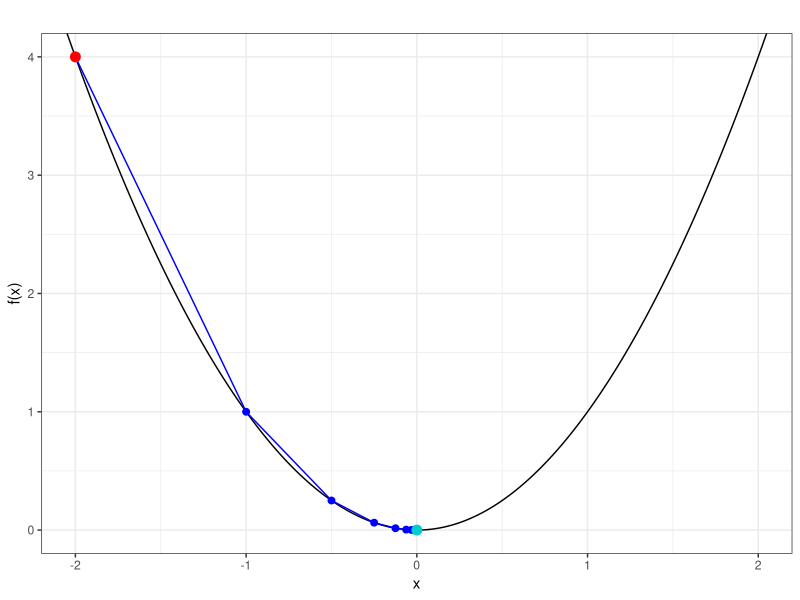
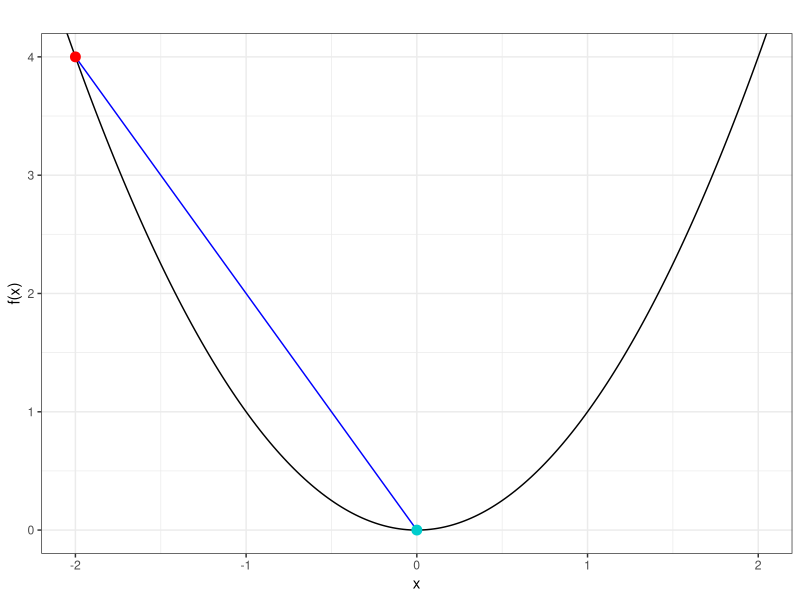
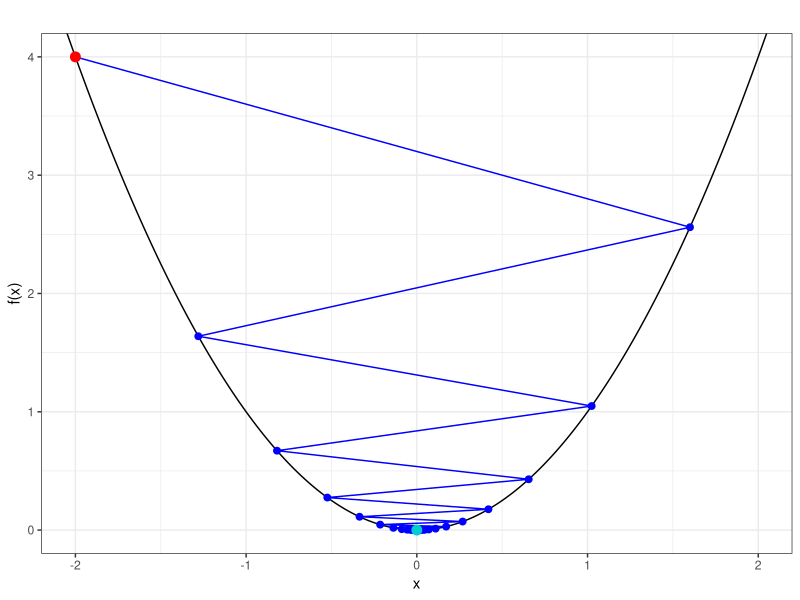
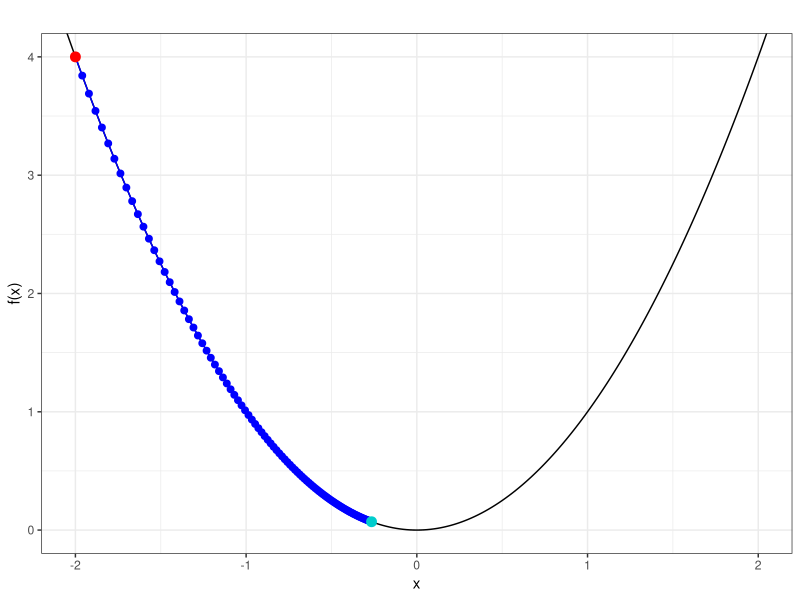
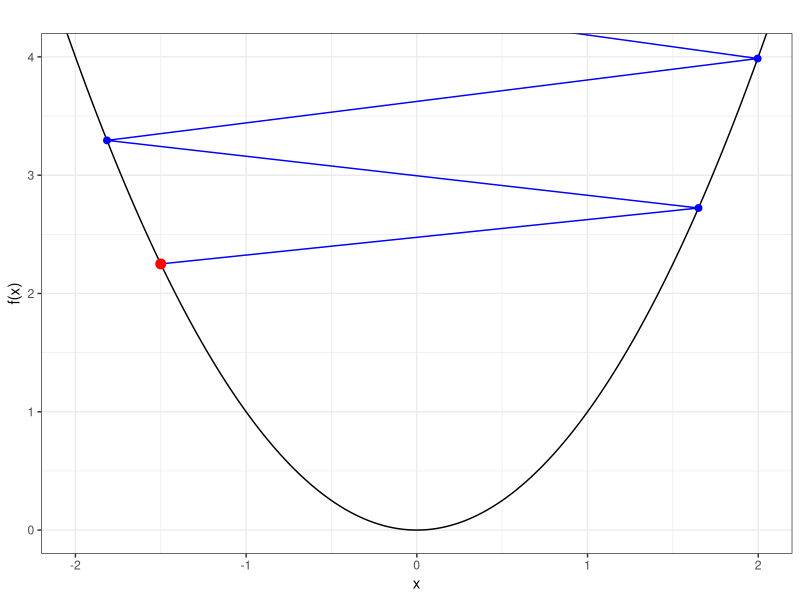
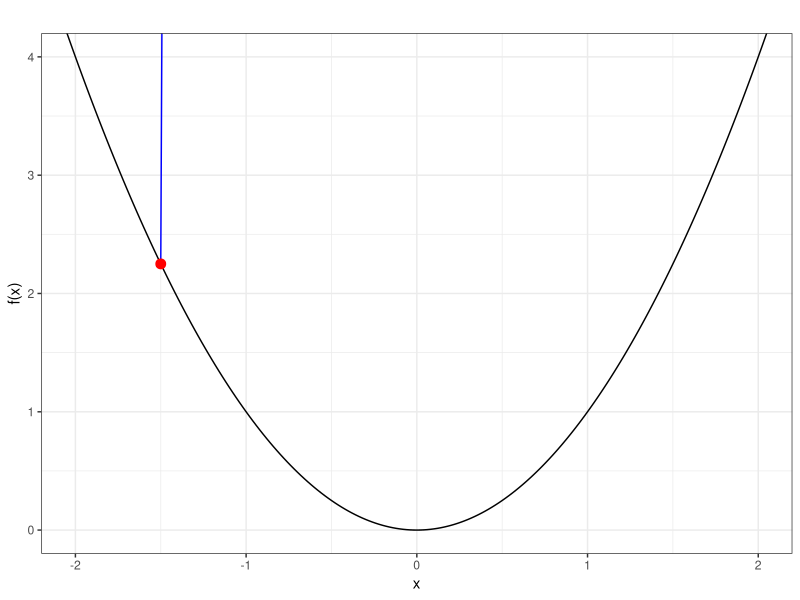
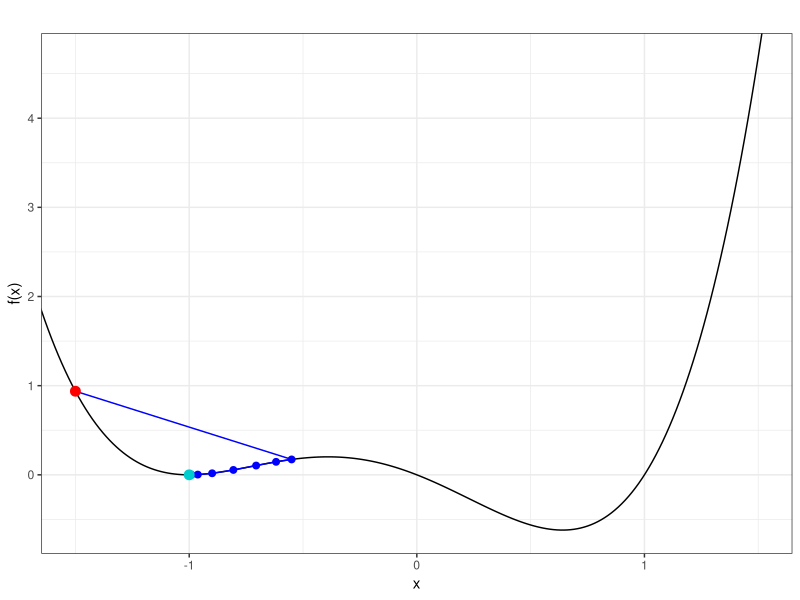
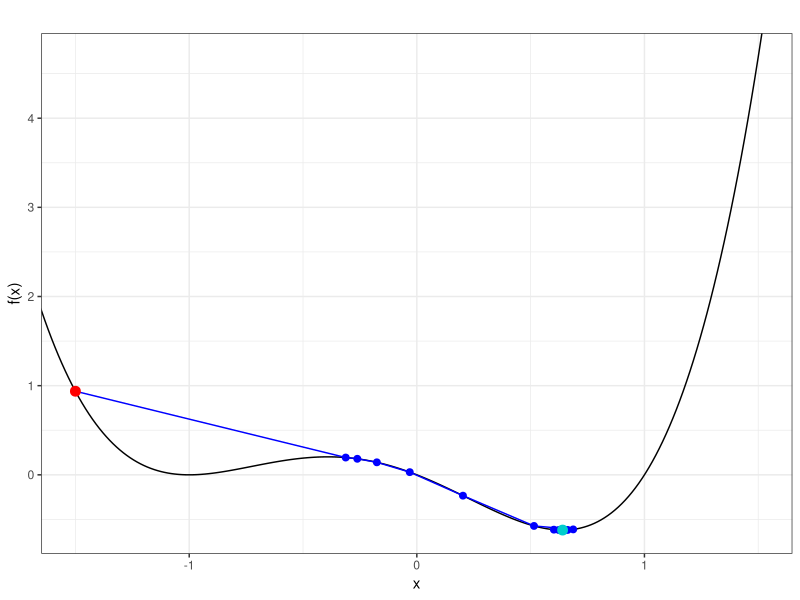

Write the R code that produced these figures, in order.
## ---- chunk 1
#| message: false
#| warning: false
#| include: false

knitr::opts_chunk$set(
  fig.align = "center", fig.retina = 2, dpi = 150,
  out.width = "100%"
)

library(bench)
library(tidyverse)
ggplot2::theme_set(ggplot2::theme_bw())

options(width = 70)
## ---- chunk 2
#| include: false

plot_1d_traj = function(xlim, f, traj, title = "") {
  x_range = xlim[2] - xlim[1]
  x_focus = seq(xlim[1], xlim[2], length.out = 201)
  x_ext = seq(xlim[1] - 0.2 * x_range, xlim[2] + 0.2 * x_range, length.out = 281)

  traj_x = unlist(traj$x)
  traj_f = unlist(traj$f)

  df_curve = tibble(x = x_ext, y = f(x_ext))
  df_traj = tibble(x = traj_x, y = traj_f)

  y_focus = f(x_focus)

  ggplot() +
    geom_line(data = df_curve, aes(x, y)) +
    geom_path(data = df_traj, aes(x, y), color = "blue") +
    geom_point(data = df_traj, aes(x, y), color = "blue", size = 2) +
    geom_point(data = df_traj[1, ], aes(x, y), color = "red", size = 3) +
    geom_point(data = df_traj[nrow(df_traj), ], aes(x, y), color = "cyan3", size = 3) +
    coord_cartesian(xlim = xlim, ylim = range(y_focus)) +
    labs(title = title, x = "x", y = "f(x)")
}

plot_2d_traj = function(xlim, ylim, f, traj = NULL, title = "") {
  grid = expand.grid(
    x = seq(xlim[1], xlim[2], length.out = 100),
    y = seq(ylim[1], ylim[2], length.out = 100)
  )
  grid$z = apply(grid, 1, f)
  grid$log_z = log(grid$z + 0.01)

  p = ggplot(grid, aes(x, y)) +
    geom_raster(aes(fill = log_z)) +
    geom_contour(aes(z = log_z), color = "grey30", linewidth = 0.3) +
    scale_fill_distiller(palette = "Greys", direction = 1) +
    coord_cartesian(xlim = xlim, ylim = ylim) +
    labs(title = title, x = "x", y = "y") +
    guides(fill = "none")

  if (!is.null(traj)) {
    df_traj = tibble(
      x = sapply(traj$x, `[`, 1),
      y = sapply(traj$x, `[`, 2)
    )
    p = p +
      geom_path(data = df_traj, aes(x, y), color = "blue") +
      geom_point(data = df_traj, aes(x, y), color = "blue", size = 1.5) +
      geom_point(data = df_traj[1, ], aes(x, y), color = "red", size = 3) +
      geom_point(data = df_traj[nrow(df_traj), ], aes(x, y), color = "cyan3", size = 3)
  }

  p
}

mk_quad = function(epsilon, ndim = 2) {
  scaling = epsilon^(0:(ndim - 1))

  list(
    f = function(x) {
      0.33 * sum((x * scaling)^2)
    },
    grad = function(x) {
      0.66 * scaling^2 * x
    },
    hess = function(x) {
      diag(0.66 * scaling^2)
    }
  )
}

mk_rosenbrock = function() {
  list(
    f = function(x) {
      y = 4 * x
      y[1] = y[1] + 1
      y[-1] = y[-1] + 3
      sum(0.5 * (1 - y[-length(y)])^2 + (y[-1] - y[-length(y)]^2)^2)
    },
    grad = function(x) {
      y = 4 * x
      y[1] = y[1] + 1
      y[-1] = y[-1] + 3
      n = length(y)
      der = numeric(n)
      if (n > 2) {
        xm = y[2:(n-1)]
        xm_m1 = y[1:(n-2)]
        xm_p1 = y[3:n]
        der[2:(n-1)] = 2 * (xm - xm_m1^2) - 4 * (xm_p1 - xm^2) * xm - 0.5 * 2 * (1 - xm)
      }
      der[1] = -4 * y[1] * (y[2] - y[1]^2) - 0.5 * 2 * (1 - y[1])
      der[n] = 2 * (y[n] - y[n-1]^2)
      4 * der
    },
    hess = function(x) {
      y = 4 * x
      y[1] = y[1] + 1
      y[-1] = y[-1] + 3
      n = length(y)

      H = matrix(0, n, n)
      for (i in 1:(n-1)) {
        H[i, i+1] = -4 * y[i]
        H[i+1, i] = -4 * y[i]
      }
      diagonal = numeric(n)
      diagonal[1] = 12 * y[1]^2 - 4 * y[2] + 2 * 0.5
      diagonal[n] = 2
      if (n > 2) {
        diagonal[2:(n-1)] = 3 + 12 * y[2:(n-1)]^2 - 4 * y[3:n] * 0.5
      }
      H = H + diag(diagonal)
      4 * 4 * H
    }
  )
}
## ---- chunk 3
grad_desc_1d = function(x, f, grad, step, max_step = 100, tol = 1e-6) {
  res = list(x = x, f = f(x))

  for (i in seq_len(max_step)) {
    x_new = x - grad(x) * step

    if (!is.finite(x_new) || !is.finite(f(x_new))) {
      warning("Non-finite value encountered! Try a smaller step size.")
      break
    }
    if (abs(x_new - x) < tol)
      break

    x = x_new
    res$x = c(res$x, x)
    res$f = c(res$f, f(x))
  }

  if (i == max_step)
    warning("Failed to converge!")

  res
}
## ---- chunk 4
f = \(x) x^2
grad = \(x) 2 * x
## ---- chunk 5
#| out-width: 80%
#| fig-width: 3
#| fig-height: 3
opt = grad_desc_1d(-2, f, grad, step = 0.25)
plot_1d_traj(c(-2, 2), f, opt)
## ---- chunk 6
#| out-width: 80%
#| fig-width: 3
#| fig-height: 3
opt = grad_desc_1d(-2, f, grad, step = 0.5)
plot_1d_traj(c(-2, 2), f, opt)
## ---- chunk 7
#| out-width: 80%
#| fig-width: 3
#| fig-height: 3
opt = grad_desc_1d(-2, f, grad, step = 0.9)
plot_1d_traj(c(-2, 2), f, opt)
## ---- chunk 8
#| out-width: 80%
#| fig-width: 3
#| fig-height: 3
opt = grad_desc_1d(-2, f, grad, step = 0.01)
plot_1d_traj(c(-2, 2), f, opt)
## ---- chunk 9
#| out-width: 80%
#| fig-width: 3
#| fig-height: 3
#| warning: true 
opt = grad_desc_1d(-1.5, f, grad, step = 1.05)
plot_1d_traj(c(-2, 2), f, opt)
## ---- chunk 10
#| out-width: 80%
#| fig-width: 3
#| fig-height: 3
#| warning: true 
#| error: true
opt = grad_desc_1d(-1.5, f, grad, step = 100)
plot_1d_traj(c(-2, 2), f, opt)
## ---- chunk 11
f = \(x) x^4 + x^3 - x^2 - x
grad = \(x) 4*x^3 + 3*x^2 - 2*x - 1
## ---- chunk 12
#| out-width: 66%
#| fig-width: 3
#| fig-height: 3
opt = grad_desc_1d(-1.5, f, grad, step = 0.2)
plot_1d_traj(c(-1.5, 1.5), f, opt)
## ---- chunk 13
#| out-width: 66%
#| fig-width: 3
#| fig-height: 3
opt = grad_desc_1d(-1.5, f, grad, step = 0.25)
plot_1d_traj(c(-1.5, 1.5), f, opt)
## ---- chunk 14
#| out-width: 80%
#| fig-width: 3
#| fig-height: 3
opt = grad_desc_1d(1.5, f, grad, step = 0.2)
plot_1d_traj(c(-1.75, 1.5), f, opt)
## ---- chunk 15
#| out-width: 80%
#| fig-width: 3
#| fig-height: 3
opt = grad_desc_1d(1.25, f, grad, step = 0.2)
plot_1d_traj(c(-1.75, 1.5), f, opt)
## ---- chunk 16
#| out-width: 80%
#| fig-width: 4
#| fig-height: 3
#| error: true
#| warning: true
opt = grad_desc_1d(-1.5, f, grad, step = 0.75)
plot_1d_traj(c(-1.5, 1.5), f, opt)
## ---- chunk 17
opt$x
opt$f
## ---- chunk 18
#| code-line-numbers: "|6-11"
grad_desc_1d_bt = function(x, f, grad, step, tau = 0.5, max_step = 100, max_back = 10, tol = 1e-6) {
  res = list(x = x, f = f(x))

  for (i in seq_len(max_step)) {
    grad_f = grad(x)
    for (j in seq_len(max_back)) {
      x_new = x - step * grad_f
      f_new = f(x_new)
      if (f_new < tail(res$f, 1))
        break
      step = step * tau
    }

    if (abs(x_new - x) < tol)
      break

    x = x_new
    res$x = c(res$x, x)
    res$f = c(res$f, f_new)
  }

  if (i == max_step)
    warning("Failed to converge!")

  res
}
## ---- chunk 19
#| out-width: 80%
#| fig-width: 4
#| fig-height: 3
opt = grad_desc_1d_bt(
  -1.5, f, grad, step = 0.75, tau = 0.5
)
plot_1d_traj(c(-1.5, 1.5), f, opt)
## ---- chunk 20
#| out-width: 80%
#| fig-width: 4
#| fig-height: 3
opt = grad_desc_1d_bt(
  1.5, f, grad, step = 0.25, tau = 0.5
)
plot_1d_traj(c(-1.5, 1.5), f, opt)
## ---- chunk 21
#| out-width: 100%
#| fig-width: 5
#| fig-height: 5
q = mk_quad(0.7)
plot_2d_traj(
  c(-1, 2), c(-1, 2), q$f, 
  title = "ε = 0.7"
)
## ---- chunk 22
#| out-width: 100%'
#| fig-width: 5
#| fig-height: 5
q = mk_quad(0.05)
plot_2d_traj(
  c(-1, 2), c(-2, 2), q$f, 
  title = "ε = 0.05"
)
## ---- chunk 23
#| code-line-numbers: "|14,15"
grad_desc = function(x, f, grad, step, tau = 0.5, max_step = 100, max_back = 10, tol = 1e-8) {
  res = list(x = list(x), f = f(x))

  for (i in seq_len(max_step)) {
    grad_f = grad(x)

    for (j in seq_len(max_back)) {
      x_new = x - grad_f * step
      f_new = f(x_new)
      if (f_new < tail(res$f, 1))
        break
      step = step * tau
    }

    if (sqrt(sum((x_new - x)^2)) < tol)
      break

    x = x_new
    res$x = c(res$x, list(x))
    res$f = c(res$f, f_new)
  }

  if (i == max_step)
    warning("Failed to converge!")

  res
}
## ---- chunk 24
#| out-width: 95%
#| fig-width: 5
#| fig-height: 5
q = mk_quad(0.7)
opt = grad_desc(c(1.6, 1.1), q$f, q$grad, step = 1)
plot_2d_traj(
  c(-1, 2), c(-1, 2), q$f, traj = opt, title = "ε = 0.7"
)
## ---- chunk 25
#| out-width: 95%
#| fig-width: 5
#| fig-height: 5
q = mk_quad(0.7)
opt = grad_desc(c(1.6, 1.1), q$f, q$grad, step = 2)
plot_2d_traj(
  c(-1, 2), c(-1, 2), q$f, traj = opt, title = "ε = 0.7"
)
## ---- chunk 26
#| out-width: 95%
#| fig-width: 5
#| fig-height: 5
q = mk_quad(0.05)
opt = grad_desc(c(1.6, 1.1), q$f, q$grad, step = 1)
plot_2d_traj(
  c(-1, 2), c(-2, 2), q$f, traj = opt, title = "ε = 0.05"
)
## ---- chunk 27
#| out-width: 95%
#| fig-width: 5
#| fig-height: 5
q = mk_quad(0.05)
opt = grad_desc(c(1.6, 1.1), q$f, q$grad, step = 2)
plot_2d_traj(
  c(-1, 2), c(-2, 2), q$f, traj = opt, title = "ε = 0.05"
)
## ---- chunk 28
rb = mk_rosenbrock()
## ---- chunk 29
#| out-width: 95%
#| fig-width: 5
#| fig-height: 5
opt = grad_desc(c(1.6, 1.1), rb$f, rb$grad, step = 0.25)
plot_2d_traj(c(-2, 2), c(-2, 2), rb$f, traj = opt)
## ---- chunk 30
#| out-width: 95%
#| fig-width: 5
#| fig-height: 5
opt = grad_desc(c(-0.5, 0), rb$f, rb$grad, step = 0.25)
plot_2d_traj(c(-2, 2), c(-2, 2), rb$f, traj = opt)
## ---- chunk 31
#| code-line-numbers: "|7"
newtons_method = function(x, f, grad, hess, max_iter = 100, tol = 1e-8) {
  res = list(x = list(x), f = f(x))

  for (i in seq_len(max_iter)) {
    g = grad(x)
    H = hess(x)
    x_new = x - solve(H, g)

    if (sqrt(sum((x_new - x)^2)) < tol)
      break

    x = x_new
    res$x = c(res$x, list(x))
    res$f = c(res$f, f(x))
  }

  res
}
## ---- chunk 32
f = \(x) x^2
grad = \(x) 2 * x
hess = \(x) matrix(2)
## ---- chunk 33
#| out-width: 80%
#| fig-width: 3
#| fig-height: 3
opt = newtons_method(-2, f, \(x) matrix(grad(x)), \(x) hess(x))
plot_1d_traj(c(-2, 2), f, opt)
## ---- chunk 34
#| out-width: 80%
#| fig-width: 3
#| fig-height: 3
opt = newtons_method(1, f, \(x) matrix(grad(x)), \(x) hess(x))
plot_1d_traj(c(-2, 2), f, opt)
## ---- chunk 35
f = \(x) x^4 + x^3 - x^2 - x
grad = \(x) 4*x^3 + 3*x^2 - 2*x - 1
hess = \(x) 12*x^2 + 6*x - 2
## ---- chunk 36
#| out-width: 80%
#| fig-width: 4
#| fig-height: 3
opt = newtons_method(-1.5, f, \(x) matrix(grad(x)), \(x) matrix(hess(x)))
plot_1d_traj(c(-1.5, 1.5), f, opt)
## ---- chunk 37
#| out-width: 80%
#| fig-width: 4
#| fig-height: 3
opt = newtons_method(1.5, f, \(x) matrix(grad(x)), \(x) matrix(hess(x)))
plot_1d_traj(c(-1.5, 1.5), f, opt)
## ---- chunk 38
#| out-width: 95%
#| fig-width: 5
#| fig-height: 5
q = mk_quad(0.7)
opt = newtons_method(c(1.6, 1.1), q$f, q$grad, q$hess)
plot_2d_traj(c(-1, 2), c(-1, 2), q$f, traj = opt)
## ---- chunk 39
#| out-width: 95%
#| fig-width: 5
#| fig-height: 5
q = mk_quad(0.05)
opt = newtons_method(c(1.6, 1.1), q$f, q$grad, q$hess)
plot_2d_traj(c(-1, 2), c(-1, 2), q$f, traj = opt)
## ---- chunk 40
#| out-width: 95%
#| fig-width: 5
#| fig-height: 5
rb = mk_rosenbrock()
opt = newtons_method(c(1.6, 1.1), rb$f, rb$grad, rb$hess)
plot_2d_traj(c(-2, 2), c(-2, 2), rb$f, traj = opt)
## ---- chunk 41
#| out-width: 95%
#| fig-width: 5
#| fig-height: 5
rb = mk_rosenbrock()
opt = newtons_method(c(-0.5, 0), rb$f, rb$grad, rb$hess)
plot_2d_traj(c(-2, 2), c(-2, 2), rb$f, traj = opt)
## ---- chunk 42
newtons_method_damped = function(
  x, f, grad, hess, max_iter = 100, max_back = 10, tol = 1e-8,
  alpha = 0.5, beta = 0.75
) {
  res = list(x = list(x), f = f(x))

  for (i in seq_len(max_iter)) {
    grad_f = grad(x)
    step = -solve(hess(x), grad_f)
    t = 1
    for (j in seq_len(max_back)) {
      if (f(x + t * step) < f(x) + alpha * t * sum(grad_f * step))
        break
      t = t * beta
    }

    x_new = x + t * step

    if (sqrt(sum((x_new - x)^2)) < tol)
      break

    x = x_new
    res$x = c(res$x, list(x))
    res$f = c(res$f, f(x))
  }

  res
}
## ---- chunk 43
#| out-width: 95%
#| fig-width: 5
#| fig-height: 5
q = mk_quad(0.7)
opt = newtons_method_damped(c(1.6, 1.1), q$f, q$grad, q$hess)
plot_2d_traj(c(-1, 2), c(-1, 2), q$f, traj = opt)
## ---- chunk 44
#| out-width: 95%
#| fig-width: 5
#| fig-height: 5
q = mk_quad(0.05)
opt = newtons_method_damped(c(1.6, 1.1), q$f, q$grad, q$hess)
plot_2d_traj(c(-1, 2), c(-1, 2), q$f, traj = opt)
## ---- chunk 45
#| out-width: 95%
#| fig-width: 5
#| fig-height: 5
rb = mk_rosenbrock()
opt = newtons_method_damped(c(1.6, 1.1), rb$f, rb$grad, rb$hess)
plot_2d_traj(c(-2, 2), c(-2, 2), rb$f, traj = opt)
## ---- chunk 46
#| out-width: 95%
#| fig-width: 5
#| fig-height: 5
rb = mk_rosenbrock()
opt = newtons_method_damped(c(-0.5, 0), rb$f, rb$grad, rb$hess)
plot_2d_traj(c(-2, 2), c(-2, 2), rb$f, traj = opt)
## ---- chunk 47
q = mk_quad(0.7)
## ---- chunk 48

optim(
  c(1.6, 1.1), q$f, q$grad,
  method = "BFGS"
)
## ---- chunk 49
optim(
  c(1.6, 1.1), q$f,
  method = "BFGS"
)
## ---- chunk 50
optim(
  c(1.6, 1.1), q$f, q$grad,
  method = "L-BFGS-B"
)
## ---- chunk 51
optim(
  c(1.6, 1.1), q$f, q$grad,
  method = "CG"
)
## ---- chunk 52
optim(
  c(1.6, 1.1), q$f,
  method = "Nelder-Mead"
)
## ---- chunk 53
rb = mk_rosenbrock()
## ---- chunk 54
optim(
  c(1.6, 1.1), rb$f,
  method = "BFGS"
)
## ---- chunk 55
optim(
  c(1.6, 1.1), rb$f, rb$grad,
  method = "BFGS"
)
## ---- chunk 56
optim(
  c(1.6, 1.1), rb$f, rb$grad,
  method = "L-BFGS-B"
)
## ---- chunk 57
optim(
  c(1.6, 1.1), rb$f, rb$grad,
  method = "CG"
)
## ---- chunk 58
optim(
  c(1.6, 1.1), rb$f,
  method = "Nelder-Mead"
)
## ---- chunk 59
cost_funcs = list(
  "Well-cond quad" = mk_quad(0.7),
  "Ill-cond quad" = mk_quad(0.02),
  "Rosenbrock" = mk_rosenbrock()
)

results_fixed = bench::press(
  cost_func = names(cost_funcs) |> forcats::as_factor(),
  {
    fns = cost_funcs[[cost_func]]
    bench::mark(
      "Nelder-Mead"   = optim(c(1.6, 1.1), fns$f, fns$grad, method = "Nelder-Mead"),
      "BFGS"          = optim(c(1.6, 1.1), fns$f, fns$grad, method = "BFGS"),
      "BFGS w/o Grad" = optim(c(1.6, 1.1), fns$f,           method = "BFGS"),
      "CG"            = optim(c(1.6, 1.1), fns$f, fns$grad, method = "CG"),
      "L-BFGS-B"      = optim(c(1.6, 1.1), fns$f, fns$grad, method = "L-BFGS-B"),
      check = FALSE
    )
  }
)
## ---- chunk 60
#| echo: false
#| out-width: 80%
results_fixed |> ggplot2::autoplot()
## ---- chunk 61
results_random = bench::press(
  cost_func = names(cost_funcs) |> forcats::as_factor(),
  x0 = runif(200, -2, 2) |> matrix(ncol=2) |> apply(1,c, simplify = FALSE),
  {
    fns = cost_funcs[[cost_func]] 
    x0 = unlist(x0)
    bench::mark(
      "Nelder-Mead"   = optim(x0, fns$f, fns$grad, method = "Nelder-Mead"),
      "BFGS"          = optim(x0, fns$f, fns$grad, method = "BFGS"),
      "BFGS w/o Grad" = optim(x0, fns$f,           method = "BFGS"),
      "CG"            = optim(x0, fns$f, fns$grad, method = "CG"),
      "L-BFGS-B"      = optim(x0, fns$f, fns$grad, method = "L-BFGS-B"),
      check = FALSE,
      iterations = 1
    )
  }
) |>
  select(-x0)
## ---- chunk 62
#| echo: false
#| out-width: 80%
results_random |> ggplot2::autoplot()
